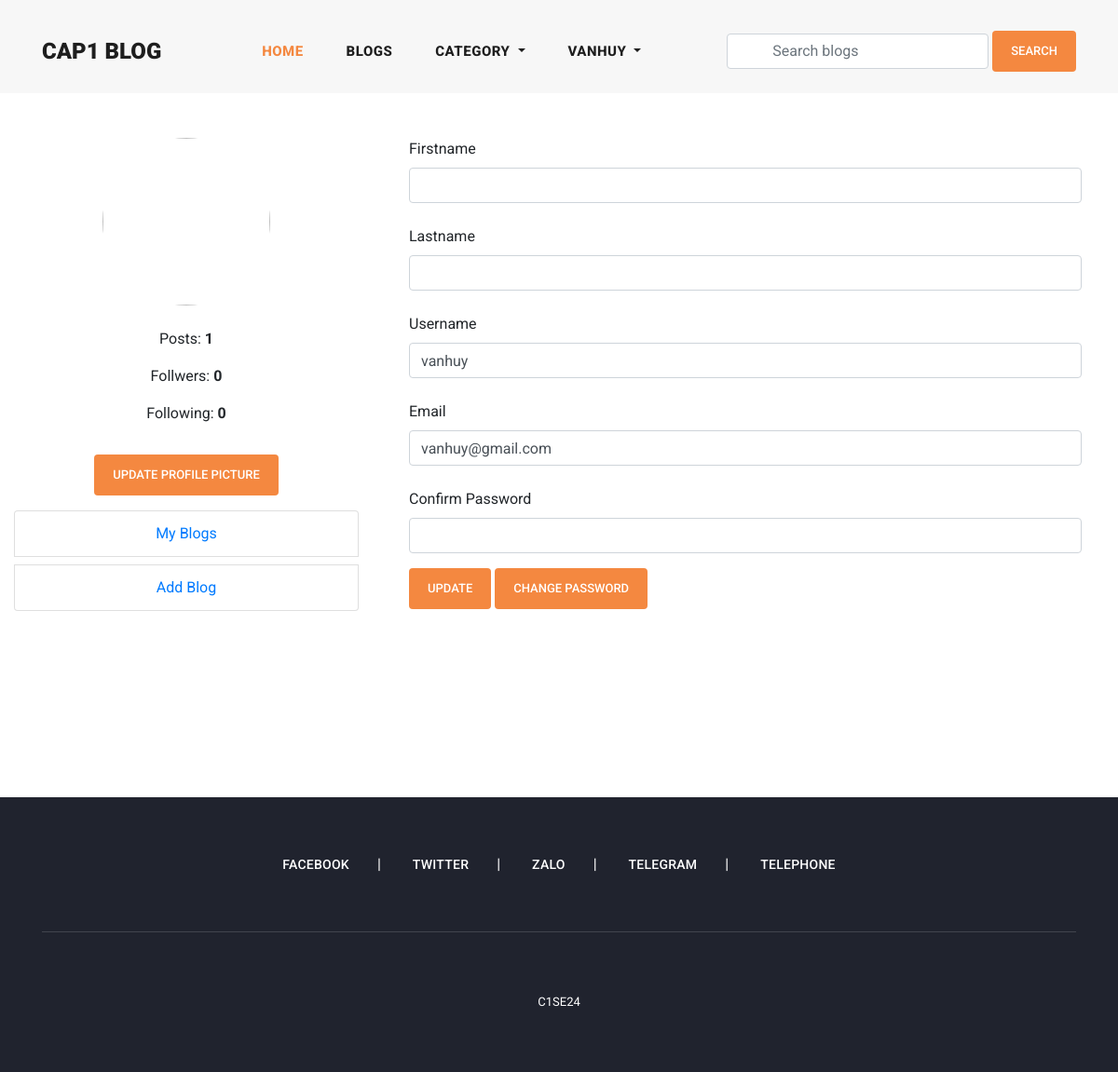
/profile/ (signed in), run on the app's committed database.
### user_profile/models.py (models this page shows, shortened)
class User(AbstractUser):
    email = models.EmailField(
        max_length=150,
        unique=True,
        error_messages={
            "unique": "The email must be unique"
        }
    )
    profile_image = models.ImageField(
        null=True,
        blank=True,
        upload_to="profile_images"
    )
    followers = models.ManyToManyField("Follow")
    REQUIRED_FIELDS = ["email"]
    objects = CustomUserManager()
    def get_profile_picture(self):
        url = ""
        try:
            url = self.profile_image.url
        except:
            url = ""
        return url

### user_profile/views.py (the view, shortened to what this page needs)
# urls.py: path('profile/', profile, name='profile'),
@login_required(login_url='login')
def profile(request):
    account = get_object_or_404(User, pk=request.user.pk)
    form = UserProfileUpdateForm(instance=account)
    context = {
        "account": account,
        "form": form
    }
    return render(request, 'profile.html', context)

### user_profile/forms.py (shortened to what this page needs)
class UserProfileUpdateForm(forms.ModelForm):
    class Meta:
        model = User
        fields = ("first_name", "last_name", "username", "email", )

### blog/context_processors.py (called while the page is built)
def get_all_categories(request):
    categories = Category.objects.all()
    context = {
        "categories": categories
    }
    return context

### user_profile/context_processors.py (called while the page is built)
def user_notifications(request):
    context = {}
    if request.user.is_authenticated:
        notifications = Notificaiton.objects.filter(
            user=request.user
        ).order_by('-created_date')
        unseen = notifications.exclude(is_seen=True)
        context['notifications'] = notifications
        context['unseen'] = unseen.count()
    return context

### user_profile/templates/profile.html (shortened to what this page needs)
{% extends 'base.html' %}
{% load static %}
{% block content %}
<section class="profile">
        <div class="container-fluid">
            <div class="row py-5">
                <div class="col-md-4">
                    <div class="text-center">
                        <img class="rounded rounded-circle profile-picture" src="{{request.user.get_profile_picture}}" alt="">
                        <ul class="text-center py-3">
                            <li class="py-2">
                                <span>Posts: <strong>{{account.user_blogs.count}}</strong></span>
                            </li>
                            <li class="py-2">
                                <span>Follwers: <strong>{{account.followers.all.count}}</strong></span>
                            </li>
                            <li class="py-2">
                                <span>Following: <strong>{{account.user_follows.all.count}}</strong></span>
                            </li>
                        </ul>
                    </div>
                    <div class="text-center pt-2 pb-1">
                    <button type="button" class="btn btn-primary" data-toggle="modal" data-target="#exampleModal">
                        Update Profile Picture
                    </button>
                    </div>
                    <ul class="list-group text-center mt-2 mb-5">
                        <li class="list-group-item my-1">
                            <a class="text-decoration-none" href="{% url 'my_blogs' %}">
                                My Blogs
                            </a>
                        </li>
                        <li class="list-group-item my-1">
                            <a class="text-decoration-none" href="{% url 'add_blog' %}">
                                Add Blog
                            </a>
                        </li>
                    </ul>
                </div>
                <div class="col-md-8">
                    <form class="px-4" action="{% url 'profile' %}" method="POST">
                        <div class="form-group">
                            <label for="firstname">Firstname</label>
                            <input class="form-control" name="first_name"  value="{{account.first_name}}" type="text">
                            <p class="text-danger error py-1">{{form.first_name.errors}}</p>
                        </div>
                        <div class="form-group">
                            <label for="lastname">Lastname</label>
                            <input class="form-control" name="last_name"  value="{{account.last_name}}" type="text">
                            <p class="text-danger error py-1">{{form.last_name.errors}}</p>
                        </div>
                        <div class="form-group">
                            <label for="username">Username</label>
                            <input class="form-control" name="username"  value="{{account.username}}" type="text">
                            <p class="text-danger error py-1">{{form.username.errors}}</p>
                        </div>
                        <div class="form-group">
                            <label for="email">Email</label>
                            <input class="form-control" name="email"  value="{{account.email}}" type="email">
                            <p class="text-danger error py-1">{{form.email.errors}}</p>
                        </div>
                        <div class="form-group">
                            <label for="confirm_password">Confirm Password</label>
                            <input class="form-control" name="confirm_password"  value="" type="password">
                        </div>
                        <div class="form-group mt-2">
                            <button class="btn btn-primary">Update</button>
                            <a href="{% url 'password_change' %}"
                            class="btn btn btn-primary">Change Password</a
                            >
                        </div>
                    </form>
                </div>
            </div>
        </div>
</section>
{% endblock content %}

### user_profile/templates/header.html (shortened to what this page needs)
 <header class="">
    <nav class="navbar navbar-expand-lg">
      <div class="container">
        <a class="navbar-brand" href="{% url 'home' %}"><h2>CAP1 Blog<em></em></h2></a>
        <div class="collapse navbar-collapse" id="navbarResponsive">
          <ul class="navbar-nav ml-auto">
            <li class="nav-item active">
              <a class="nav-link" href="{% url 'home' %}">Home
              </a>
            </li>
            <li class="nav-item">
              <a class="nav-link" href="{% url 'blogs' %}">Blogs</a>
            </li>
            <li class="nav-item dropdown">
              <a class="nav-link dropdown-toggle" href="#" id="navbarDropdown" role="button" data-toggle="dropdown" aria-haspopup="true" aria-expanded="false">
                Category
              </a>
            </li>
            {% if request.user.is_authenticated %}
            <li class="nav-item dropdown">
              <a class="nav-link dropdown-toggle" href="#" id="navbarDropdown" role="button" data-toggle="dropdown" aria-haspopup="true" aria-expanded="false">
                {{request.user.username}}
              </a>
            </li>
            {% else %}
            <li class="nav-item">
              <a class="nav-link" href="{% url 'login' %}">Login</a>
            </li>
            {% endif %}
          </ul>
          <form class="form-inline d-flex flex-nowrap my-2 ml-auto search-form" action="{% url 'search_blogs' %}" method="GET">
            <input class="form-control px-5" name="search" type="text" placeholder="Search blogs" required>
            <button class="btn btn-primary ml-1">Search</button>
          </form>
        </div>
      </div>
    </nav>
  </header>

### assets/css/templatemo-stand-blog.css (style rules this page uses)
body { font-family: 'Roboto', sans-serif; overflow-x: hidden; text-rendering: optimizeLegibility; -webkit-font-smoothing: antialiased; -moz-osx-font-smoothing: grayscale; }
p { margin-bottom: 0px; font-size: 15px; font-weight: 400; color: #7a7a7a; line-height: 30px; }
a { text-decoration: none!important; }
ul { padding: 0; margin: 0; list-style: none; }
h1,h2,h3,h4,h5,h6 { margin: 0px; }
header { z-index: 99999; width: 100%; height: 100px; background-color: #f7f7f7; -webkit-transition: all 0.3s ease-in-out 0s; -moz-transition: all 0.3s ease-in-out 0s; -o-transition: all 0.3s ease-in-out 0s; transition: all 0.3s ease-in-out 0s; }
header .navbar { padding: 25px 0px; }
.navbar .navbar-brand { float: left; margin-top: -12px; outline: none; }
.navbar .navbar-brand h2 { color: #1e1e1e; text-transform: uppercase; font-size: 24px; font-weight: 900; -webkit-transition: all .3s ease 0s; -moz-transition: all .3s ease 0s; -o-transition: all .3s ease 0s; transition: all .3s ease 0s; }
#navbarResponsive { z-index: 999; }
.navbar-collapse { text-align: center; }
.navbar .navbar-nav .nav-item { margin: 0px 15px; }
.navbar .navbar-nav a.nav-link { text-transform: capitalize; font-size: 15px; font-weight: 800; text-transform: uppercase; letter-spacing: 0.5px; color: #1e1e1e; transition: all 0.3s; }
.navbar .navbar-nav .nav-link:hover, .navbar .navbar-nav .active>.nav-link, .navbar .navbar-nav .nav-link.active, .navbar .navbar-nav .nav-link.show, .navbar .navbar-nav .show>.nav-link { color: #f48840; }

### assets/css/main.css (style rules this page uses)
.btn-primary { display: inline-block; background-color: #f48840; color: #fff; font-size: 13px; font-weight: 500; padding: 12px 20px; text-transform: uppercase; transition: all .3s; border: none; outline: none; }
input, textarea { text-transform: none !important; }
.profile-picture { max-width: 100%; width: 180px; height: 180px; }

### data on the page
User: user.username "VANHUY", user_blogs.count "1", followers.all.count "0", user_follows.all.count "0", username "vanhuy", email "vanhuy@gmail.com"
